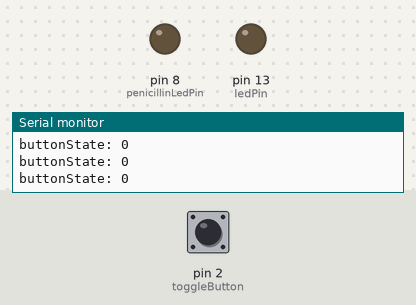
A sketch run on a simulated Arduino Uno, built with avr-gcc and run on an emulated ATmega328P. Parts: output pins drawn as LEDs (lit = HIGH), the last lines printed to the serial monitor. The inputs (shaded band) are chosen by the test bench; at power-on: pin 2 (toggleButton) LOW.

Above: at 1.2 s.
1.3 s: pin 2 (toggleButton) pulled HIGH for 1 s
At 1.45 s:
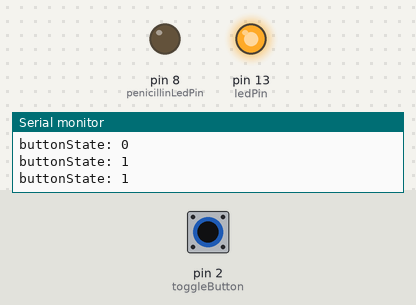
3.8 s: pin 2 (toggleButton) pulled HIGH for 3.2 s
At 5.0 s:
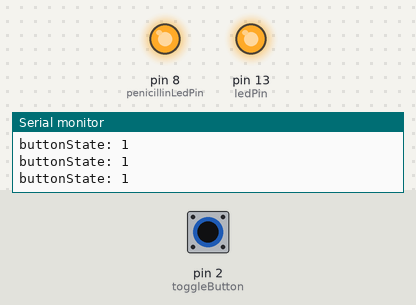
Timing chart, 0 to 8.5 s (numbered marks = the images above; inputs shaded):
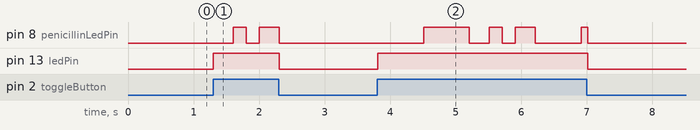

Measured:
- after the input at 1.3 s, pin 8 (penicillinLedPin): LOW → HIGH after 0.30 s, → LOW 0.20 s later, → HIGH 0.20 s later, → LOW 0.30 s later; pin 13 (ledPin): LOW → HIGH at once, → LOW 1.0 s later
- after the input at 3.8 s, pin 8 (penicillinLedPin): LOW → HIGH after 0.71 s, → LOW 0.70 s later, → HIGH 0.30 s later, → LOW 0.20 s later, … (8 changes in this stretch); pin 13 (ledPin): LOW → HIGH at once, → LOW 3.2 s later

The sketch:

chemicals.ino
```cpp
/*
  Snapback @ Maker Faire Rome 2014
 Chemicals

 This sketch is written for the Maker Faire 2014, to be used together with bacterium sketch.

 Parts required:
 x Green LED
 x Yellow LED
 x 220 ohm resistors

 Created 01 September 2014
 Modified 02 September 2014
 by Claudio Capobianco

 http://snapback.io

 This example code is part of the public domain
 */

const int ledPin = 13;
const int toggleButton = 2;
const int penicillinLedPin = 8;  // pin with food A

// penicillin pattern: half has to be 0 and half has to be 1
const int patternLen = 24;
const int penicillinPattern[patternLen] = {0,0,0,1,1,0,0,1,1,1,0,0,0,0,0,0,0,1,1,1,1,1,1,1};

int penicillinRingBufferRdIdx = 0;

bool isTherePenicillin = true;

void setup() {
    // initialize serial communication at 9600 bits per second:
  Serial.begin(9600);
    // set the food pins as outputs
  pinMode(penicillinLedPin,OUTPUT);
  pinMode(ledPin,OUTPUT);

  // make the pushbutton's pin an input:
  pinMode(toggleButton, INPUT);

}

void loop() {

  // Check penicillin is enabled or not
  // read the input pin
  int buttonState = digitalRead(toggleButton);
  // print out the state of the button:
  Serial.print("buttonState: ");
  Serial.println(buttonState);
  isTherePenicillin = buttonState;

 // Manage penicillin LED
  if (isTherePenicillin == true) {
    digitalWrite(ledPin,HIGH);
    int idx = 0;
    int penicillinValue;
    penicillinValue = penicillinPattern[penicillinRingBufferRdIdx];
    if (penicillinValue == true) {
      digitalWrite(penicillinLedPin,HIGH);
    } else {
      digitalWrite(penicillinLedPin,LOW);
    }
    penicillinRingBufferRdIdx = (penicillinRingBufferRdIdx+1)%patternLen;
  } else {
    digitalWrite(ledPin,LOW);
    digitalWrite(penicillinLedPin,LOW);
  }

  delay(100);        // delay has to be the same of bacterium sketch
}
```
